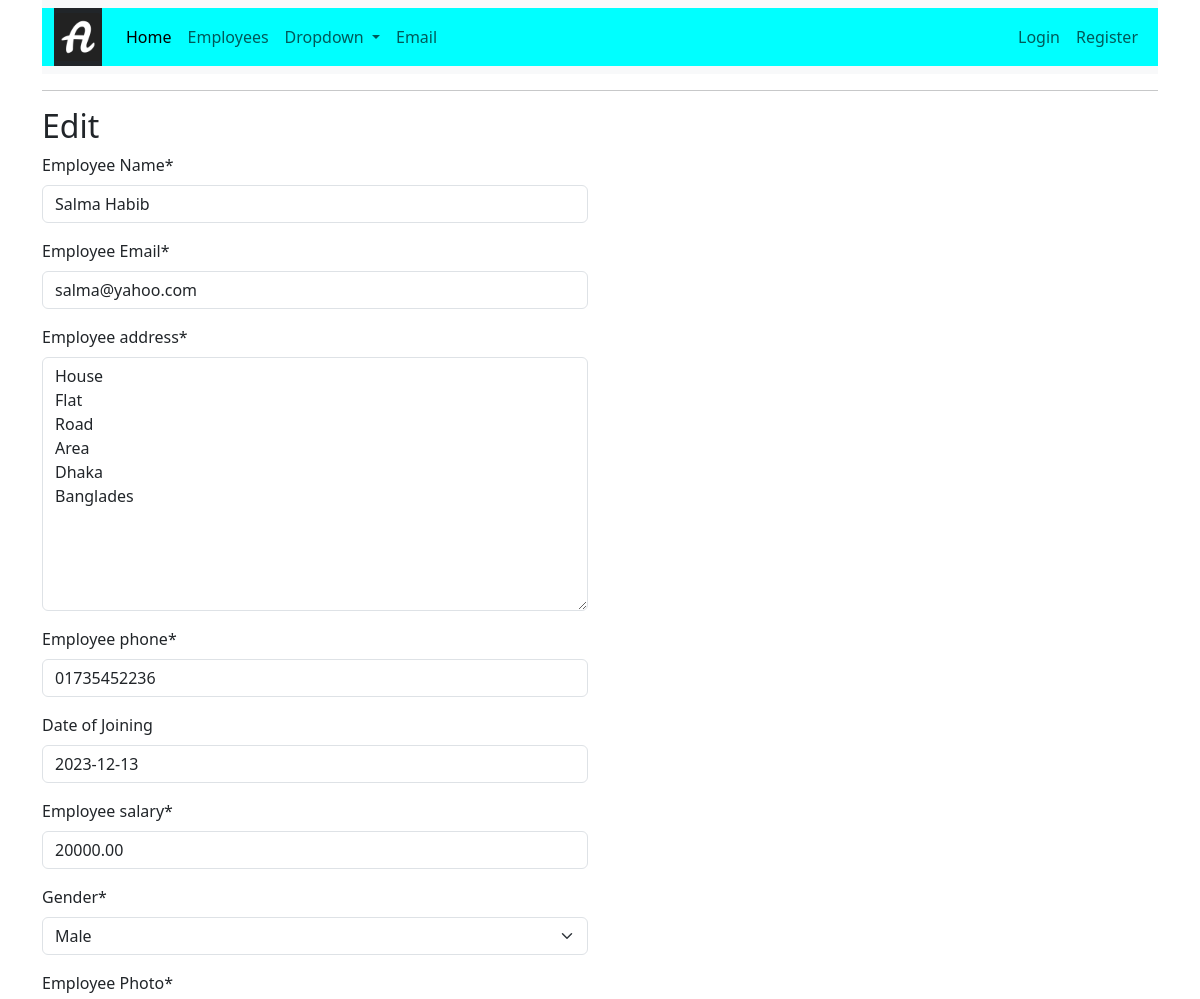
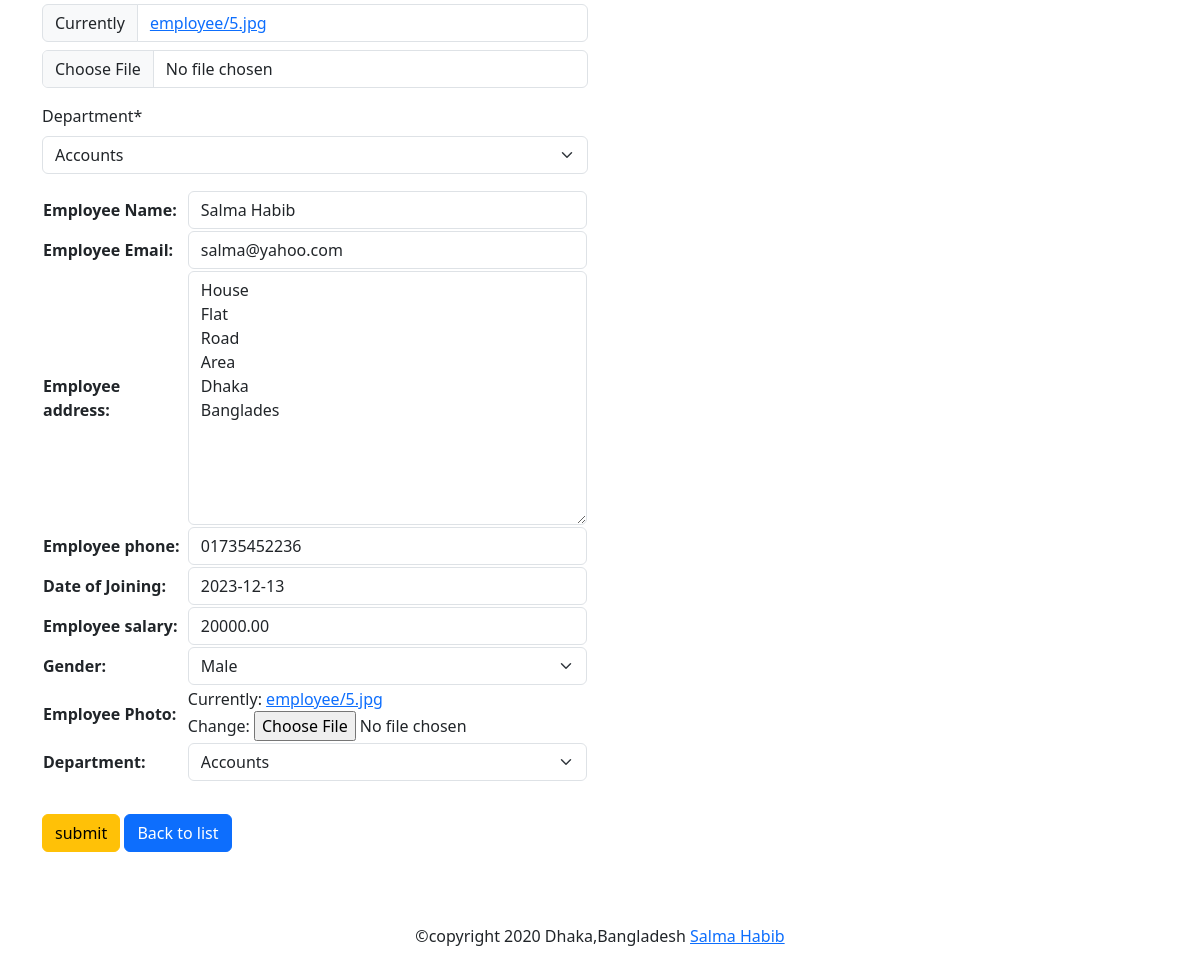
Page /myapp/edit/3/ on the committed database (2 pictures, top to bottom).
### myapp/models.py (models this page shows, shortened)
class Employee(models.Model):
    GENDER_CHOICES = [
        ("Male","Male"), ("Female","Female"), ("Other","Other"),
    ]
    name= models.CharField('Employee Name', max_length=100)
    email= models.EmailField('Employee Email', max_length=100, unique=True)
    address= models.TextField('Employee address', max_length=500)
    phone= models.CharField('Employee phone',max_length=20)
    doj= models.DateField('Date of Joining',default=datetime.now, blank= True)
    salary= models.DecimalField('Employee salary',max_digits=8,decimal_places=2)
    gender= models.CharField('Gender', max_length=10,choices=GENDER_CHOICES,default='Male')
    photo= models.FileField('Employee Photo', upload_to='employee', default= 'employee/blank.jpg')
    department= models.ForeignKey(Department, on_delete=models.CASCADE)

class Department (models.Model):
    name= models. CharField('Department name',max_length=40)
    def __str__(self):
        return self.name

### myapp/views.py (the view)
# urls.py: path('edit/<int:id>/',views.edit_employee,name='employee_edit'),
def edit_employee(request,id):
    if request.method =="POST":
        employee = Employee.objects.all().order_by('id')
        form = EmployeeForm(request.POST or None, request.FILES,instance=employee)
        if form.is_valid():
            form.save()
        messages.success(request,"Data Updated Successfully...")
        return redirect('employee_list')
    else:
        employee = Employee.objects.get(pk=id)
        form = EmployeeForm(request.POST or None, instance=employee)
    context = {'title':'Edit','form': form,'employee' : employee}
    return render (request, "empForm.html",context)

### myapp/forms.py
class EmployeeForm(forms.ModelForm):
    class  Meta:
        model = Employee
        fields='__all__'

### templates/empForm.html (shortened to what this page needs)
{% extends "base.html" %}
{% block content %}
<form method="post" enctype="multipart/form-data">
    <h2>{{ title }}</h2>
    <div class="row">
        <div class="col">
            {% load crispy_forms_tags %}
            {{ form|crispy }}
            <table>
                {{form.as_table }}
            </table>
            <div class="mt-2">
                <button type="submit" class="btn btn-warning  mt-4 ">submit</button>
                <a href=" {% url 'employee_list' %}" class=" mt-4 btn btn-primary">Back to list</a>
            </div>
            <div class="col">
            </div>
        </div>
        <div class="col">
        </div>
    </div>
{% endblock content %}

### rows in the picture
Employee: name "Salma Habib", email "salma@yahoo.com", address "House Flat Road Area Dhaka Banglades", phone "01735452236", doj "2023-12-13", salary "20000.00", gender "Male", department "Accounts"

### other values in the picture
{{ title }} "Edit"
